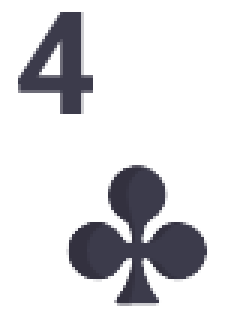
#> input picture Game/CardTestImages/4c.png, 75 x 106 px (shown 3 times larger)
$ python CharacterReader.py
#> lines starting #> are read from the running program, lines starting #| are printed output that depends on the picture; after the words box and inside, x2 and y2 are one past the last pixel; in counts of white or black regions, pixels touching at a corner belong together
import cv2
import IgnitionCasinoConstants as igc


def get_grayscale_image(path):
    return cv2.imread(path, cv2.IMREAD_GRAYSCALE)
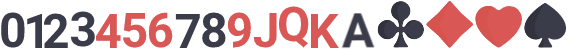
#> input picture Game/IgnitionCasinoCardReferenceCharacters.png, 567 x 49 px
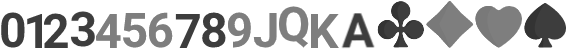
#> returned value: shape (49, 567); min 51, max 255, mean 191.4


def get_sorted_contours(image, threshold):
#> called with threshold = 240
    _, thresh = cv2.threshold(image, threshold, 255, cv2.THRESH_BINARY_INV)
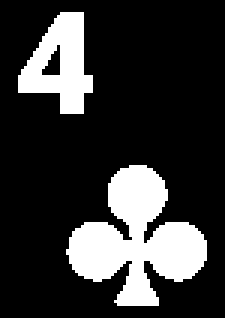
#> thresh: shape (106, 75) (shown 3 times larger); 20.5% white; 2 white regions
    contours, _ = cv2.findContours(thresh, cv2.RETR_EXTERNAL, cv2.CHAIN_APPROX_SIMPLE)
#> contours = 2 contours; box (x1, y1, x2, y2) and area: (22, 55, 69, 102) 1044, (6, 4, 31, 38) 468
    contours = sorted(contours, key=lambda ctr: cv2.boundingRect(ctr)[0])
    return contours


def get_match_indices(image, reference_image, threshold):
    contours = get_sorted_contours(image, threshold)
    reference_contours = get_sorted_contours(reference_image, threshold)
#> call 2 of get_sorted_contours, with threshold = 240
#> in get_sorted_contours (call 2), `_, thresh = cv2.threshold(image, threshold, 255, cv2.THRESH_BINARY_INV)`:
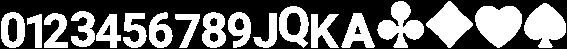
#> thresh: shape (49, 567); 43% white; 18 white regions
#> in get_sorted_contours (call 2), `contours, _ = cv2.findContours(thresh, cv2.RETR_EXTERNAL, cv2.CHAIN_AP..`: contours = 18 contours; largest, box (x1, y1, x2, y2) and area: (475, 6, 522, 48) 1378, (524, 3, 566, 48) 1182, (426, 1, 473, 48) 1094, (377, 1, 424, 48) 1044, (279, 6, 309, 48) 872
#> reference_contours has the same summary as contours in get_sorted_contours
    match_indices = []
    for ctr in contours:
        comparisons = list(map(lambda ref_ctr: cv2.matchShapes(ctr, ref_ctr, 1, 0), reference_contours))
        i = comparisons.index(min(comparisons))
        match_indices.append(i)
#> this loop made 2 passes
#> i on passes 1 to 2: 4, 14
#> after the loop, match_indices = [4, 14]
    return match_indices


def characters_to_string(image, reference_image, threshold, character_fn):
    match_indices = get_match_indices(image, reference_image, threshold)
#> match_indices = [4, 14]
    chars = ""
    for i in match_indices:
        chars += character_fn(i)
#> this loop made 2 passes
#> (i, chars) on passes 1 to 2: (4, '4'), (14, '4c')
    return chars


def read_stack_chars(image):
    reference_image = get_grayscale_image("Game/IgnitionCasinoStackReferenceCharacters.png")

    def character_fn(i):
        if i == 10:
            return "$"
        elif i == 11:
            return "."
        elif i == 12:
            return ","
        return str(i)

    return characters_to_string(image, reference_image, igc.STACK_CHARS_THRESHOLD, character_fn)


def read_card_chars(image):
    reference_image = get_grayscale_image("Game/IgnitionCasinoCardReferenceCharacters.png")

    def character_fn(i):
        if i == 10:
            return "J"
        elif i == 11:
            return "Q"
        elif i == 12:
            return "K"
        elif i == 13:
            return "A"
        elif i == 14:
            return "c"
        elif i == 15:
            return "d"
        elif i == 16:
            return "h"
        elif i == 17:
            return "s"
        return str(i)

    return characters_to_string(image, reference_image, igc.CARD_CHARS_THRESHOLD, character_fn)


print(read_card_chars(cv2.imread("Game/CardTestImages/4c.png", cv2.IMREAD_GRAYSCALE)))
